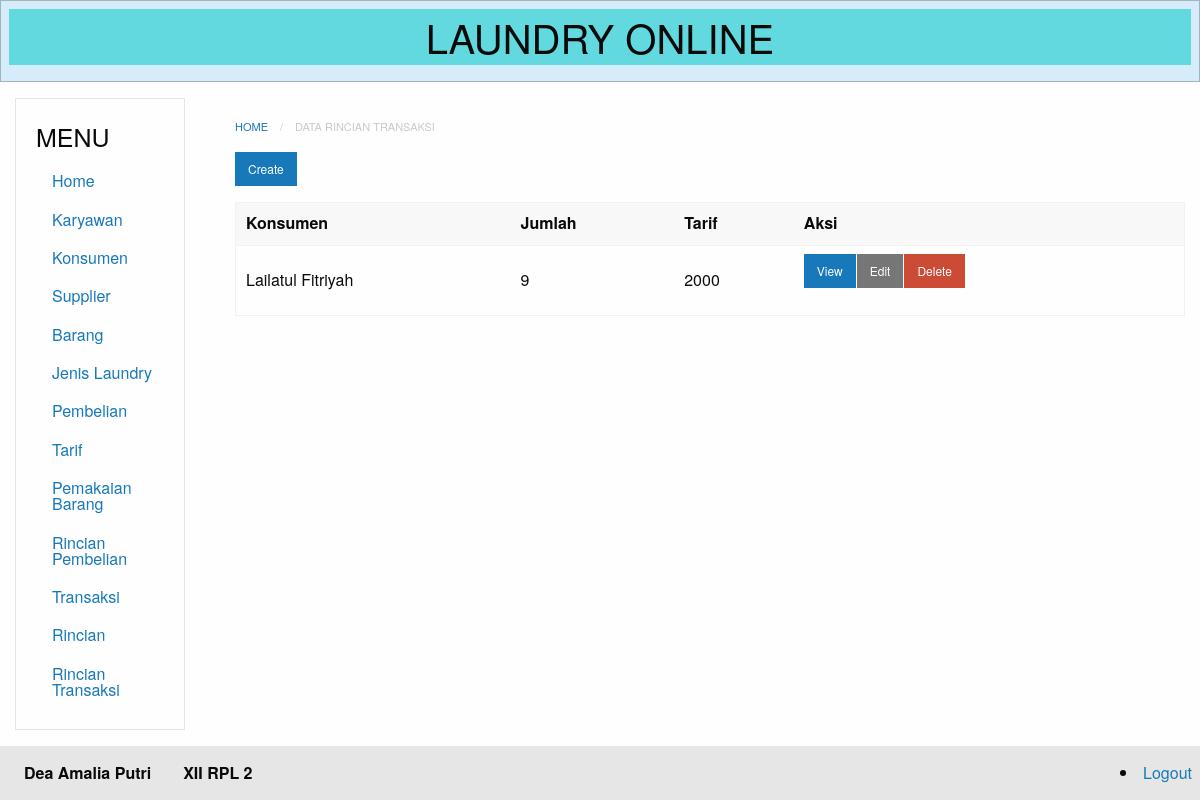
Page /index.php?module=rincian_transaksi (signed in) on the committed database.
### tables this page shows
CREATE TABLE `rincian_transaksi` (
  `id` int(11) NOT NULL,
  `karyawan_id` varchar(50) NOT NULL,
  `konsumen_id` varchar(50) NOT NULL,
  `jumlah` varchar(20) NOT NULL,
  `transaksi_id` int(11) NOT NULL,
  `barang_id` varchar(50) NOT NULL,
  `jenis_laundry_id` varchar(20) NOT NULL,
  `tarif_id` int(11) NOT NULL
);

CREATE TABLE `konsumen` (
  `id` int(11) NOT NULL,
  `kode` varchar(20) NOT NULL,
  `nama` varchar(50) NOT NULL,
  `alamat` varchar(50) NOT NULL
);

CREATE TABLE `tarif` (
  `id` int(11) NOT NULL,
  `nama` varchar(50) NOT NULL,
  `harga` varchar(50) NOT NULL,
  `jenis_laundry_id` int(11) NOT NULL
);

### database.php (called while the page is built, shortened)
<?php
class Database {
	private $db_host = "localhost";
	private $db_user = "root";
	private $db_pass = "";
	private $db_name = "11_deaamaliaputri_laundry";
	var $con = false;
    var $myconn = "";
	var $result = array();
    function __construct() {
        if(!$this->con){
            $this->myconn = new mysqli($this->db_host, $this->db_user, $this->db_pass, $this->db_name);
            if($this->myconn->connect_errno > 0){
                array_push($this->result, $this->myconn->connect_error);
                return false;
            }else{
                $this->myconn->set_charset('utf8');
                $this->con = true;
                return true;
            }
        } else {
            return true;
        }
    }
	public function select($table, $rows = '*', $join = null,$join2 = null , $where = null, $order = null, $limit = null){
		$q = 'SELECT '.$rows.' FROM '.$table;
		if($join != null){
			$q .= ' JOIN '.$join;
		}
		if($join2 != null){
			$q .= ' JOIN '.$join2;
		}
        if($this->tableExists($table)){
        	$query = $this->myconn->query($q);
			if($query){
				$this->numResults = $query->num_rows;
				for($i = 0; $i < $this->numResults; $i++){
					$r = $query->fetch_array();
                	$key = array_keys($r);
                	for($x = 0; $x < count($key); $x++){
                    	if(!is_int($key[$x])){
                    		if($query->num_rows >= 1){
                    			$this->result[$i][$key[$x]] = $r[$key[$x]];
							}else{
								$this->result[$i][$key[$x]] = null;
							}
						}
					}
				}
				return true;
			}else{
				array_push($this->result, $this->myconn->error);
				return false;
			}
      	}else{
      		return false;
    	}
    }
	private function TableExists($table) {
    	$res = $this->myconn->query('SHOW TABLES LIKE "'.$table.'"');
    	if(isset($res->num_rows)) {
        	return $res->num_rows > 0 ? true : false;
    	} else {
    		array_push($this->result, $table." does not exist in this database");
    		return false;
    	}
	}
    public function getResult(){
        $val = $this->result;
        $this->result = array();
        return $val;
    }
}

### modules/rincian_transaksi/rincian_transaksi-index.php (the view)
<nav aria-label="You are here:" role="navigation">
<ul class="breadcrumbs">
  <li><a href="?module=home">Home</a></li>
  <li class="disabled">Data rincian transaksi</li>
</ul>
</nav>
  <a href="?module=rincian_transaksi-create" class="small button">Create</a>
<table>
  <thead>
      <tr>
          <th>Konsumen </th>
          <th>Jumlah </th>
          <th>Tarif </th>
          <th>Aksi</th>
      </tr>
  </thead>
<?php
  require_once("database.php");
  $db=new Database();
  $db->select('rincian_transaksi', 'rincian_transaksi.id, rincian_transaksi.konsumen_id, rincian_transaksi.jumlah,
  rincian_transaksi.tarif_id,
  konsumen.nama, tarif.harga as tarif',
  'konsumen ON konsumen.id = rincian_transaksi.konsumen_id',
  'tarif ON tarif.id = rincian_transaksi.tarif_id');
  $res=$db->getResult();
if(count($res) == 0){ ?>
    <tr>
        <td colspan="8">Tidak ada data yang tersedia </td>
    </tr>
<?php
    }else{
        foreach ($res as &$r){?>
        <tr>
            <td><?php echo $r['nama'] ?></td>
            <td><?php echo $r['jumlah'] ?></td>
            <td><?php echo $r['tarif'] ?></td>
            <td>
                <div class="small button-group">
                    <a href="?module=rincian_transaksi-show&id=<?php echo $r['id']; ?>" class=" button">View</a>
                    <a href="?module=rincian_transaksi-edit&id=<?php echo $r['id']; ?>" class="secondary button">Edit</a>
                    <a href="?module=rincian_transaksi-delete&id=<?php echo $r['id']; ?>"onClick='return confirm("Apakah yakin menghapus?")' class="alert button">Delete</a>
                </div>
            </td>
        </tr>
<?php
              }
          }
          ?>
</table>

### rows in the picture
rincian_transaksi: konsumen.nama "Lailatul Fitriyah", jumlah "9", tarif.harga "2000"
